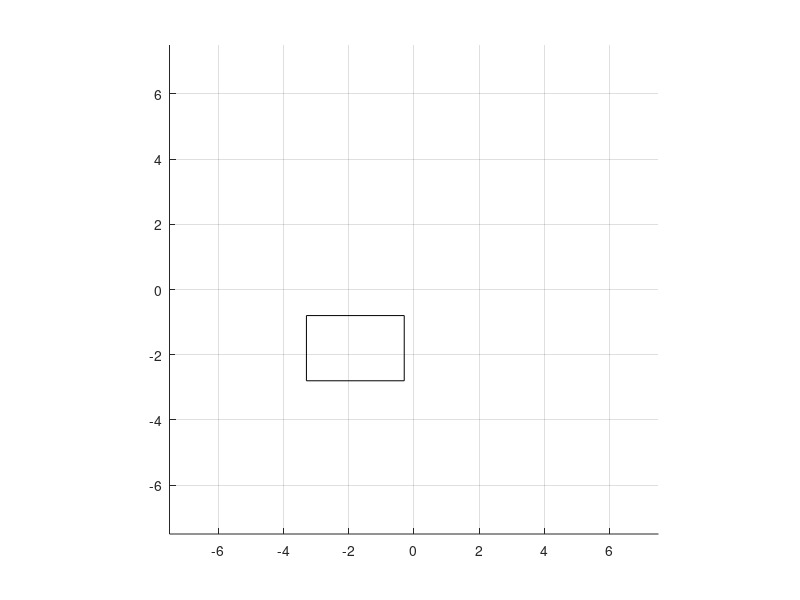

Write MATLAB code to recreate this figure. (Note: this script raises an error after producing the figure.)
clc; clear all; close all; color = 'kbgrcmy'; colorVal=1;

numberOfRobots=2;
robot=[ ([-5,   -5, pi/2])
        ([-5, -6.5, pi/2])
        ];
robotT1 = robot;
%positions being input from VREP - these are just DUMMY values, but right
%ones

figure; hold on; grid on;
FLOORSIZE = 7.5; % in meters HALF
axis([-FLOORSIZE FLOORSIZE -FLOORSIZE FLOORSIZE]); axis square;

%Obstacle Info
x0 = -1.5;
y0 = -1.5;
v1=1.5; v2=1;
rectWidth =v1*2;
rectHeight=v2*2;

v1=1.5+(0.6/2); v2=1+(0.6/2);
%Draw a rectangle
rectangle('Position',[x0-v1 y0-v2 rectWidth rectHeight]);%,'FaceColor',[1 0 0]);

A=sqrt(1/(2*((v1)^2)));
B=sqrt(1/(2*((v2)^2)));

ellipse(x0,y0,1/A,1/B);

ra = 1;
rk = zeros(numberOfRobots,1);

fxkdes = ones(numberOfRobots,1);
fykdes = ones(numberOfRobots,1);
% for figure 4
fxkdes = fxkdes.*8;
fykdes = fykdes.*8;

fxkOA = zeros(numberOfRobots,1);
fykOA = zeros(numberOfRobots,1);

xdot = zeros(numberOfRobots,1);
ydot = zeros(numberOfRobots,1);

psi = zeros(numberOfRobots,1);
chi = zeros(numberOfRobots,1);

M=1;
Bz=1;
kd=9;

maxVel=1000;
stopVel=500;
% scalling is done on V-Rep side, here MUST not go above 1000
% for forward and backward movement - 500 is STOP - 0 is BACK full speed
% and 1000 is forward full speed.
% similar for Left (0) and Right(1000)
vrep=remApi('remoteApi');
vrep.simxFinish(-1);
clientID=vrep.simxStart('127.0.0.1',19999,true,true,5000,5);
if (clientID>-1)
    disp('Connected to remote API server');
else
    disp('Failed connecting to remote API server');
end
%=================================================
[~,r1_handle]=vrep.simxGetObjectHandle(clientID,'youBot#', vrep.simx_opmode_blocking);
[~,r2_handle]=vrep.simxGetObjectHandle(clientID,'youBot#0', vrep.simx_opmode_blocking);
% [~,r3_handle]=vrep.simxGetObjectHandle(clientID,'youBot#1', vrep.simx_opmode_blocking);
% [~,r4_handle]=vrep.simxGetObjectHandle(clientID,'youBot#2', vrep.simx_opmode_blocking);
r_handle = [r1_handle r2_handle]; % r3_handle r4_handle];

xyz = zeros(2,3);
eAngle = zeros(2,3);
pose = zeros(2,3);
for i=1:numberOfRobots
    [~,xyz(i,:)]=vrep.simxGetObjectPosition(clientID, r_handle(i), -1, vrep.simx_opmode_blocking);
    [~,eAngle(i,:)]=vrep.simxGetObjectOrientation(clientID,r_handle(i), -1, vrep.simx_opmode_blocking);
    pose(i,:) = [xyz(i,1) xyz(i,2) atan2(sin(eAngle(i,3)), cos(eAngle(i,3)))];
    
    x = pose(i,1);
    y = pose(i,2);
    theta=pose(i,3) + (pi/2);

    robot(i,:) = [x y theta];
end

% Create Animated Line Objects for Each robot, different colors
robotTrajectory = animatedline('Color',color(colorVal),'LineWidth',2);
for i = 1: numberOfRobots-1
   colorVal = colorVal+1;
   if(colorVal>7)
       colorVal=1;
   end
   robotTrajectory = [robotTrajectory;animatedline('Color',color(colorVal),'LineWidth',2)];
end

for i=1:numberOfRobots
    circle(robot(i,1),robot(i,2),0.2,2);
end


t = 0;
MAX_TIME = 200;
zed = zeros(MAX_TIME,numberOfRobots*2);
% xdot1, ydot1, xdot2, ydot2
while t<MAX_TIME
    t = t+1;
    
    for i=1:numberOfRobots
        [~,xyz(i,:)]=vrep.simxGetObjectPosition(clientID, r_handle(i), -1, vrep.simx_opmode_blocking);
        [~,eAngle(i,:)]=vrep.simxGetObjectOrientation(clientID,r_handle(i), -1, vrep.simx_opmode_blocking);
        pose(i,:) = [xyz(i,1) xyz(i,2) atan2(sin(eAngle(i,3)), cos(eAngle(i,3)))];

        x = pose(i,1);
        y = pose(i,2);
        theta=pose(i,3) + (pi/2);

        robot(i,:) = [x y theta];
        robotT1(i,:) = robot(i,:);
        addpoints(robotTrajectory(i),x,y);
        drawnow
    end    
    
    for i=1:numberOfRobots
        xk = robot(i,1);
        yk = robot(i,2);
        
        chi(i)=atan2(y0-yk,x0-xk);
        psi(i) = atan2(robot(i,2)-robotT1(i,2),robot(i,1)-robotT1(i,1));

        if(mod(psi(i)-chi(i),2*pi)<=pi)
            fxkrc  =  (B/A)*(yk-y0);
            fykrc  = -(A/B)*(xk-x0);            
            fxkr   = fxkrc;
            fykr   = fykrc;
        else
            fxkrcc = -(B/A)*(yk-y0);
            fykrcc =  (A/B)*(xk-x0);
            fxkr   = fxkrcc;
            fykr   = fykrcc;
        end
        
        if(i==4)
            zed
        end
        
        fxkrn = fxkr/norm([fxkr;fykr]);
        fykrn = fykr/norm([fxkr;fykr]);

        rk(i) =sqrt(((A^2*(xk-x0)^2+B^2*(yk-y0)^2-1)));
        if(rk(i)<=ra)
            fxkOA(i) = fxkdes(i) + ((g(fxkdes(i),fykdes(i))*fxkrn)/rk(i)^2)*((1/rk(i))-(1/ra));
            fykOA(i) = fykdes(i) + ((g(fxkdes(i),fykdes(i))*fykrn)/rk(i)^2)*((1/rk(i))-(1/ra));
        else
            fxkOA(i) = fxkdes(i);
            fykOA(i) = fykdes(i);
        end
        
%         if(abs(fxkOA(i))>FORCE_MAX)
%             fxkOA(i)=(fxkOA(i)/abs(fxkOA(i)))*FORCE_MAX;
%         end
%         if(abs(fykOA(i))>FORCE_MAX)
%             fykOA(i)=(fykOA(i)/abs(fykOA(i)))*FORCE_MAX;
%         end

        fx = @(t,x) [x(2); (fxkOA(i)-(Bz+kd)*x(2))/M];
        [T,X]=ode45(fx,[0,0.05],[xk;xdot(i)]);
        [m,z] = size(X);
        xk=real(X(m,1));
        xdot(i)=real(X(m,2));

        fy = @(t,y) [y(2); (fykOA(i)-(Bz+kd)*y(2))/M];
        [T,Y]=ode45(fy,[0,0.05],[yk;ydot(i)]);
        [m,z] = size(Y);
        yk=real(Y(m,1));
        ydot(i)=real(Y(m,2));
        
        % xdot1, ydot1, xdot2, ydot2
        if(i==1)
            zed(t,1) = real(xdot(i));
            zed(t,2) = real(ydot(i));
        end
        if(i==2)
            zed(t,3) = real(xdot(i));
            zed(t,4) = real(ydot(i));
        end
    end
    
    for i=1:numberOfRobots
        mult = 200;
        if(i==1)
            vX = stopVel+zed(t,1)*mult;
            vY = stopVel+zed(t,2)*mult;
        end
        if(i==2)
            vX = stopVel+zed(t,3)*mult;
            vY = stopVel+zed(t,4)*mult;
        end        
        [res Ints Floats Strings Buffer]=vrep.simxCallScriptFunction(clientID,'remoteApiCommandServer',vrep.sim_scripttype_childscript,'setVelocity_function',[i vX vY],[],'',[],vrep.simx_opmode_blocking);
    end
    t
    zed(t,:)
end

for i=1:numberOfRobots
    circle(robot(i,1),robot(i,2),0.2,4);
end

for i=1:numberOfRobots
    vX = stopVel;
    vY = stopVel;
    [res Ints Floats Strings Buffer]=vrep.simxCallScriptFunction(clientID,'remoteApiCommandServer',vrep.sim_scripttype_childscript,'setVelocity_function',[i vX vY],[],'',[],vrep.simx_opmode_blocking);
end